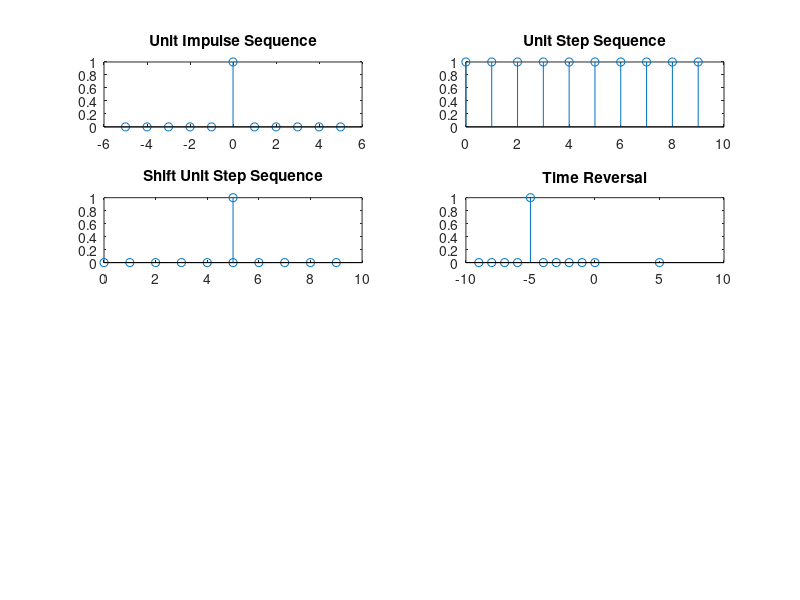

The MATLAB script that drew this image:
clear;

n = 10;

shift = -5;

impulsex = -n/2:1:n/2;
impulsey = [zeros(1,5),ones(1,1),zeros(1,5)];


subplot(4,2,1);
stem(impulsex,impulsey);
title('Unit Impulse Sequence');

stepy = ones(1,n);
stepx = 0:1:n-1;


subplot(4,2,2);
stem(stepx,stepy);
title('Unit Step Sequence');

%shift

for i = 1:n
    impulsex(i) = impulsex(i) - shift ;
end

subplot(4,2,3);
stem(impulsex,impulsey);
title('Shift Unit Step Sequence');

%revarsal


for i = 1:n
    impulsex(i) = -impulsex(i) ;
end

subplot(4,2,4);
stem(impulsex,impulsey);
title('Time Reversal');

%function





